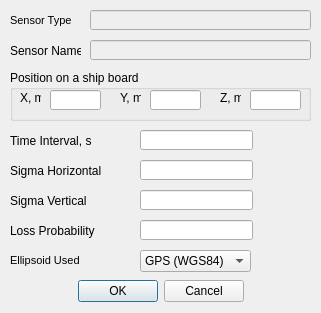
<?xml version="1.0" encoding="UTF-8"?>
<ui version="4.0">
 <class>Dialog</class>
 <widget class="QDialog" name="Dialog">
  <property name="windowModality">
   <enum>Qt::ApplicationModal</enum>
  </property>
  <property name="geometry">
   <rect>
    <x>0</x>
    <y>0</y>
    <width>321</width>
    <height>313</height>
   </rect>
  </property>
  <property name="windowTitle">
   <string>Sensor Configuration</string>
  </property>
  <property name="toolTipDuration">
   <number>-3</number>
  </property>
  <widget class="QLabel" name="param1_label">
   <property name="geometry">
    <rect>
     <x>10</x>
     <y>160</y>
     <width>91</width>
     <height>21</height>
    </rect>
   </property>
   <property name="text">
    <string>Sigma Horizontal</string>
   </property>
  </widget>
  <widget class="QLabel" name="param2_label">
   <property name="geometry">
    <rect>
     <x>10</x>
     <y>190</y>
     <width>91</width>
     <height>21</height>
    </rect>
   </property>
   <property name="text">
    <string>Sigma Vertical</string>
   </property>
  </widget>
  <widget class="QLabel" name="param3_label">
   <property name="geometry">
    <rect>
     <x>10</x>
     <y>220</y>
     <width>91</width>
     <height>21</height>
    </rect>
   </property>
   <property name="text">
    <string>Loss Probability</string>
   </property>
  </widget>
  <widget class="QLabel" name="param4_label">
   <property name="geometry">
    <rect>
     <x>10</x>
     <y>250</y>
     <width>71</width>
     <height>20</height>
    </rect>
   </property>
   <property name="font">
    <font>
     <pointsize>8</pointsize>
     <weight>50</weight>
     <bold>false</bold>
    </font>
   </property>
   <property name="text">
    <string>Ellipsoid Used</string>
   </property>
  </widget>
  <widget class="QComboBox" name="param4_combo">
   <property name="geometry">
    <rect>
     <x>140</x>
     <y>250</y>
     <width>111</width>
     <height>22</height>
    </rect>
   </property>
   <item>
    <property name="text">
     <string>GPS (WGS84)</string>
    </property>
   </item>
   <item>
    <property name="text">
     <string>GLONASS (ПЗ-90.02)</string>
    </property>
   </item>
   <item>
    <property name="text">
     <string>BeiDou (CGCS2000)</string>
    </property>
   </item>
  </widget>
  <widget class="QLineEdit" name="name_line">
   <property name="enabled">
    <bool>false</bool>
   </property>
   <property name="geometry">
    <rect>
     <x>90</x>
     <y>40</y>
     <width>221</width>
     <height>20</height>
    </rect>
   </property>
  </widget>
  <widget class="QLabel" name="type_label">
   <property name="geometry">
    <rect>
     <x>10</x>
     <y>10</y>
     <width>71</width>
     <height>20</height>
    </rect>
   </property>
   <property name="font">
    <font>
     <pointsize>8</pointsize>
     <weight>50</weight>
     <bold>false</bold>
    </font>
   </property>
   <property name="text">
    <string>Sensor Type</string>
   </property>
  </widget>
  <widget class="QLineEdit" name="type_line">
   <property name="enabled">
    <bool>false</bool>
   </property>
   <property name="geometry">
    <rect>
     <x>90</x>
     <y>10</y>
     <width>221</width>
     <height>20</height>
    </rect>
   </property>
  </widget>
  <widget class="QGroupBox" name="position_group">
   <property name="geometry">
    <rect>
     <x>10</x>
     <y>70</y>
     <width>301</width>
     <height>51</height>
    </rect>
   </property>
   <property name="title">
    <string>Position on a ship board</string>
   </property>
   <widget class="QLabel" name="x_label">
    <property name="geometry">
     <rect>
      <x>10</x>
      <y>20</y>
      <width>21</width>
      <height>16</height>
     </rect>
    </property>
    <property name="text">
     <string>X, m</string>
    </property>
   </widget>
   <widget class="QLineEdit" name="x_line">
    <property name="geometry">
     <rect>
      <x>40</x>
      <y>20</y>
      <width>51</width>
      <height>20</height>
     </rect>
    </property>
   </widget>
   <widget class="QLineEdit" name="y_line">
    <property name="geometry">
     <rect>
      <x>140</x>
      <y>20</y>
      <width>51</width>
      <height>20</height>
     </rect>
    </property>
    <property name="text">
     <string/>
    </property>
   </widget>
   <widget class="QLabel" name="y_label">
    <property name="geometry">
     <rect>
      <x>110</x>
      <y>20</y>
      <width>21</width>
      <height>16</height>
     </rect>
    </property>
    <property name="text">
     <string>Y, m</string>
    </property>
   </widget>
   <widget class="QLabel" name="z_label">
    <property name="geometry">
     <rect>
      <x>210</x>
      <y>20</y>
      <width>21</width>
      <height>16</height>
     </rect>
    </property>
    <property name="text">
     <string>Z, m</string>
    </property>
   </widget>
   <widget class="QLineEdit" name="z_line">
    <property name="geometry">
     <rect>
      <x>240</x>
      <y>20</y>
      <width>51</width>
      <height>20</height>
     </rect>
    </property>
    <property name="text">
     <string/>
    </property>
   </widget>
  </widget>
  <widget class="QLabel" name="name_label">
   <property name="geometry">
    <rect>
     <x>10</x>
     <y>40</y>
     <width>71</width>
     <height>21</height>
    </rect>
   </property>
   <property name="text">
    <string>Sensor Name</string>
   </property>
  </widget>
  <widget class="QLabel" name="dt_label">
   <property name="geometry">
    <rect>
     <x>10</x>
     <y>130</y>
     <width>91</width>
     <height>21</height>
    </rect>
   </property>
   <property name="text">
    <string>Time Interval, s</string>
   </property>
  </widget>
  <widget class="QLineEdit" name="dt_line">
   <property name="geometry">
    <rect>
     <x>140</x>
     <y>130</y>
     <width>113</width>
     <height>20</height>
    </rect>
   </property>
  </widget>
  <widget class="QDialogButtonBox" name="ok_button">
   <property name="geometry">
    <rect>
     <x>10</x>
     <y>280</y>
     <width>301</width>
     <height>23</height>
    </rect>
   </property>
   <property name="standardButtons">
    <set>QDialogButtonBox::Cancel|QDialogButtonBox::Ok</set>
   </property>
   <property name="centerButtons">
    <bool>true</bool>
   </property>
  </widget>
  <widget class="QLineEdit" name="param2_line">
   <property name="geometry">
    <rect>
     <x>140</x>
     <y>190</y>
     <width>113</width>
     <height>20</height>
    </rect>
   </property>
  </widget>
  <widget class="QLineEdit" name="param1_line">
   <property name="geometry">
    <rect>
     <x>140</x>
     <y>160</y>
     <width>113</width>
     <height>20</height>
    </rect>
   </property>
  </widget>
  <widget class="QLineEdit" name="param3_line">
   <property name="geometry">
    <rect>
     <x>140</x>
     <y>220</y>
     <width>113</width>
     <height>20</height>
    </rect>
   </property>
  </widget>
 </widget>
 <resources/>
 <connections/>
</ui>
